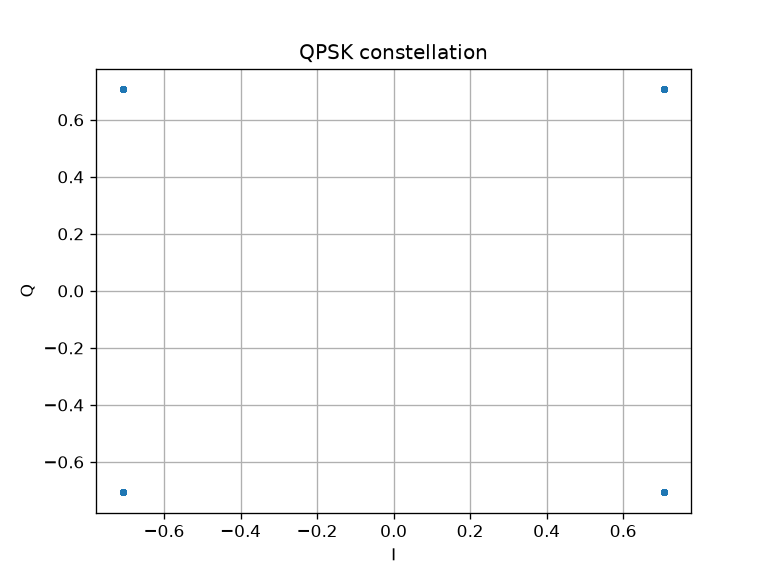

Recreate this plot in Python.
import matplotlib.pyplot as plt
import numpy as np

num_symbols= 1000

x_int = np.random.randint(0, 4, num_symbols)

# map to 45, 135, 225, 315 degrees
x_degrees = x_int * 360 / 4.0 + 45
x_radians = x_degrees * np.pi / 180.0

x_symbols = np.cos(x_radians) + 1j * np.sin(x_radians)

plt.plot(np.real(x_symbols), np.imag(x_symbols), '.')
plt.grid(True)
plt.xlabel("I")
plt.ylabel("Q")
plt.title("QPSK constellation")
plt.savefig("week1/d21_qpsk_symbols.png", dpi=120)
print("saved")
